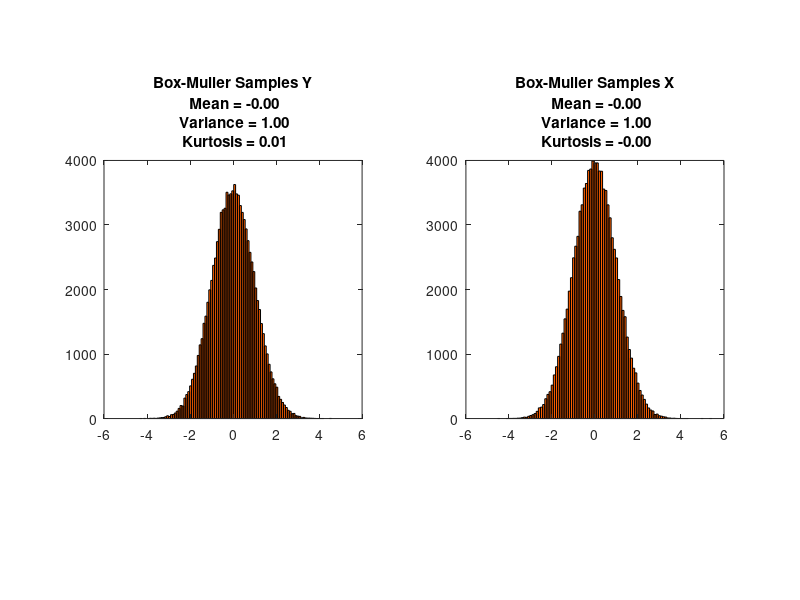

MATLAB code for this plot:
% NORMAL SAMPLES USING BOX-MUELLER METHOD
% DRAW SAMPLES FROM PROPOSAL DISTRIBUTION
u = rand(2,100000);
r = sqrt(-2*log(u(1,:)));
theta = 2*pi*u(2,:);
x = r.*cos(theta);
y = r.*sin(theta);
 
% DISPLAY BOX-MULLER SAMPLES
figure
% X SAMPLES
subplot(121);
hist(x,100);
colormap hot;axis square
title(sprintf('Box-Muller Samples Y\n Mean = %1.2f\n Variance = %1.2f\n Kurtosis = %1.2f',mean(x),var(x),3-kurtosis(x)))
xlim([-6 6])
 
% Y SAMPLES
subplot(122);
hist(y,100);
colormap hot;axis square
title(sprintf('Box-Muller Samples X\n Mean = %1.2f\n Variance = %1.2f\n Kurtosis = %1.2f',mean(y),var(y),3-kurtosis(y)))
xlim([-6 6])
